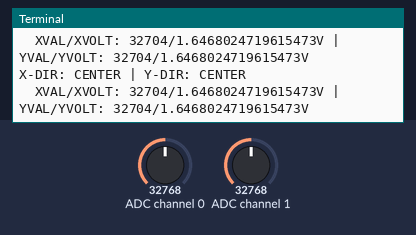
This program was run on a simulated Raspberry Pi (BCM pin numbers). On the bench: the last lines printed to the terminal. The inputs (shaded band) are chosen by the test bench; at power-on: ADC channel 0 = 32768, ADC channel 1 = 32768 (analog values on the 0–65535 scale).

Above: at 1.2 s.
1.3 s: ADC channel 0 set to 29345
At 1.9 s:
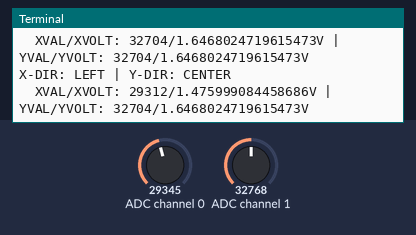
3.5 s: ADC channel 1 set to 29345
At 3.9 s:
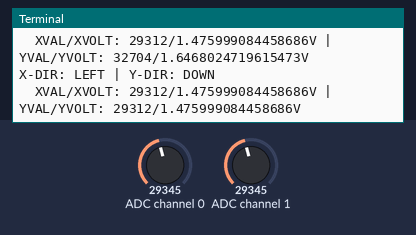
5.5 s: ADC channel 0 set to 30655
At 5.9 s:
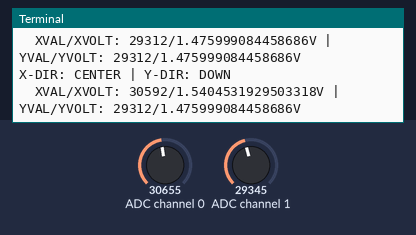
7.5 s: ADC channel 1 set to 40655
At 7.9 s:
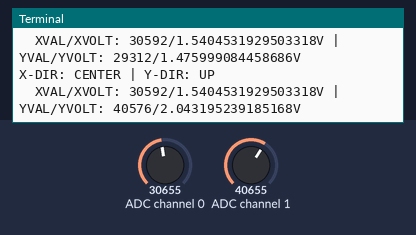
9.5 s: ADC channel 0 set to 40655
At 9.9 s:
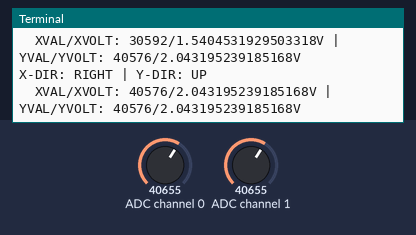
11.5 s: ADC channel 1 set to 39345
At 12.0 s:
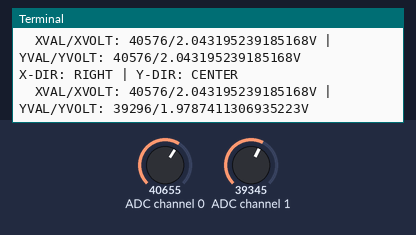
Timing chart, 0 to 14.5 s (numbered marks = the images above; inputs shaded):
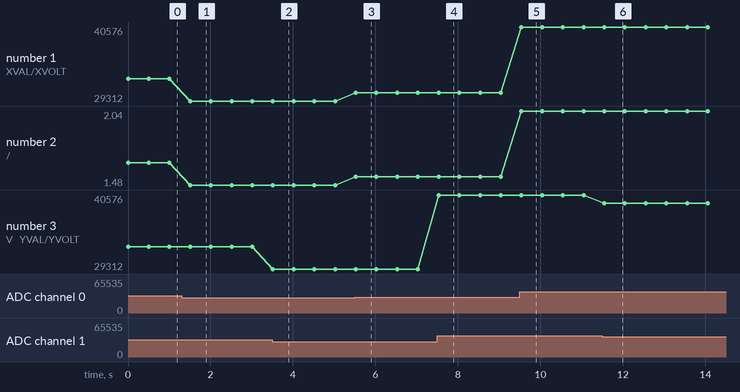

The program:

main.py
```python
#!/usr/bin/env python
#
# Prints the analog value of an analog joystick connected to the Raspberry Pi 3 B+ using SPI
# through an MCP3008 Analog to Digital converter chip (ADC).
# See README for wiring details.

import busio
import digitalio
import board
import time
import adafruit_mcp3xxx.mcp3008 as MCP
from adafruit_mcp3xxx.analog_in import AnalogIn

# thresholds for whether joystick is in left/center/right/up/down position
MIN_THRESHOLD = 30000
MAX_THRESHOLD = 40000

# create SPI bus, chip select, and resulting mcp object
spi = busio.SPI(clock=board.SCK, MISO=board.MISO, MOSI=board.MOSI)
cs = digitalio.DigitalInOut(board.D5)
mcp = MCP.MCP3008(spi, cs)

# create analog input on channel 0 for x-axis, channel 1 for y-axis
x_chan = AnalogIn(mcp, MCP.P0)
y_chan = AnalogIn(mcp, MCP.P1)

# main execution loop
while True:
    # perform one-time lookup of values
    x_val = x_chan.value
    x_volt = x_chan.voltage
    y_val = y_chan.value
    y_volt = y_chan.voltage

    # initialize direction
    x_pos = "UNKNOWN"
    y_pos = "UNKNOWN"

    # calculate direction for x
    x_pos = "UNKNOWN"
    if x_val < MIN_THRESHOLD:
        x_pos = "LEFT"
    elif x_val >= MIN_THRESHOLD and x_val <= MAX_THRESHOLD:
        x_pos = "CENTER"
    elif x_val > MAX_THRESHOLD:
        x_pos = "RIGHT"

    # calculate direction for y
    y_pos = "UNKNOWN"
    if y_val < MIN_THRESHOLD:
        y_pos = "DOWN"
    elif y_val >= MIN_THRESHOLD and y_val <= MAX_THRESHOLD:
        y_pos = "CENTER"
    elif y_val > MAX_THRESHOLD:
        y_pos = "UP"

    # print raw values
    print("X-DIR: {} | Y-DIR: {}".format(x_pos, y_pos))
    print("\tXVAL/XVOLT: {}/{}V | YVAL/YVOLT: {}/{}V".format(x_chan.value, str(x_chan.voltage), y_chan.value, str(y_chan.voltage)))

    time.sleep(0.5)
```

Measured:
- after the input at 1.3 s, the terminal: prints a new line after 0.21 s (image 1)
- after the input at 3.5 s, the terminal: prints a new line at once (image 2)
- after the input at 5.5 s, the terminal: prints a new line at once (image 3)
- after the input at 7.5 s, the terminal: prints a new line at once (image 4)
- after the input at 9.5 s, the terminal: prints a new line at once (image 5)
- after the input at 11.5 s, the terminal: prints a new line after 0.05 s (image 6)
- plotted number 1: 32704 → 29312 after the input at 1.3 s, 29312 → 30592 after the input at 5.5 s
- plotted number 2: 1.65 → 1.48 after the input at 1.3 s, 1.48 → 1.54 after the input at 5.5 s
